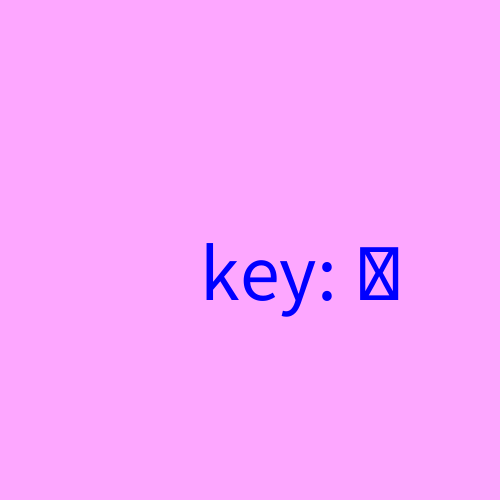
Frame 1 (no input)
Frame 60 (the mouse pressed at the canvas centre just before this capture): identical to frame 1, image omitted
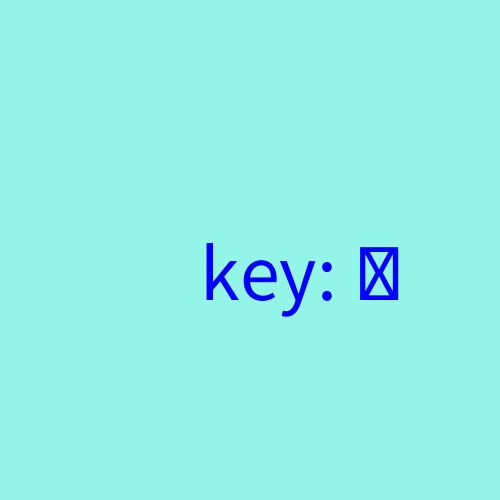
Frame 120 (the mouse held since frame 60 and released just before this capture)

The Processing sketch that drew these frames (run headless with seeded random() and noise(); from frame 60 on, the mouse is pressed at the canvas centre):

// Processing sketch: week02_1_void_setup_void_draw_fill_textSize_text_key
// ── week02_1_void_setup_void_draw_fill_textSize_text_key.pde
// week02_1_void_setup_void_draw_fill_textSize_text_key
// 鍵盤的操作，與上週的mouse結合
// File-Preference 字型放大
void setup(){ // 設定的函式
  size(500,500);
}
void draw(){
 if(mousePressed) background(#92F5E8);
 else background(#FDA7FF);
 fill(0,0,255);
 textSize(80);
 text("key: " + key,200,300);
}
